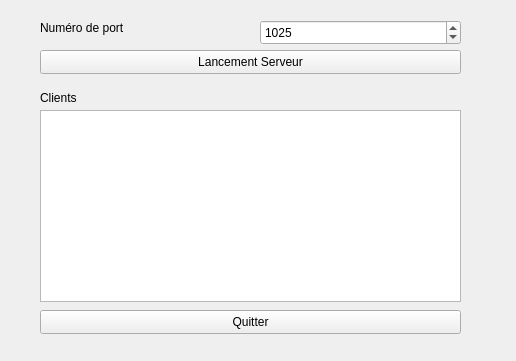
<?xml version="1.0" encoding="UTF-8"?>
<ui version="4.0">
 <class>serveurWidget</class>
 <widget class="QWidget" name="serveurWidget">
  <property name="geometry">
   <rect>
    <x>0</x>
    <y>0</y>
    <width>516</width>
    <height>361</height>
   </rect>
  </property>
  <property name="windowTitle">
   <string>serveurWidgetMultiClient</string>
  </property>
  <widget class="QLabel" name="labelNbPort">
   <property name="geometry">
    <rect>
     <x>40</x>
     <y>20</y>
     <width>111</width>
     <height>16</height>
    </rect>
   </property>
   <property name="text">
    <string>Numéro de port</string>
   </property>
  </widget>
  <widget class="QListWidget" name="listWidget">
   <property name="geometry">
    <rect>
     <x>40</x>
     <y>110</y>
     <width>421</width>
     <height>192</height>
    </rect>
   </property>
  </widget>
  <widget class="QPushButton" name="pushButtonlancer">
   <property name="geometry">
    <rect>
     <x>40</x>
     <y>50</y>
     <width>421</width>
     <height>24</height>
    </rect>
   </property>
   <property name="text">
    <string>Lancement Serveur</string>
   </property>
  </widget>
  <widget class="QLabel" name="label_client">
   <property name="geometry">
    <rect>
     <x>40</x>
     <y>90</y>
     <width>58</width>
     <height>16</height>
    </rect>
   </property>
   <property name="text">
    <string>Clients</string>
   </property>
  </widget>
  <widget class="QPushButton" name="pushButton_quitter">
   <property name="geometry">
    <rect>
     <x>40</x>
     <y>310</y>
     <width>421</width>
     <height>24</height>
    </rect>
   </property>
   <property name="text">
    <string>Quitter</string>
   </property>
  </widget>
  <widget class="QSpinBox" name="spinBoxnbPort">
   <property name="geometry">
    <rect>
     <x>260</x>
     <y>20</y>
     <width>201</width>
     <height>25</height>
    </rect>
   </property>
   <property name="maximum">
    <number>20000</number>
   </property>
   <property name="value">
    <number>1025</number>
   </property>
  </widget>
 </widget>
 <resources/>
 <connections>
  <connection>
   <sender>pushButton_quitter</sender>
   <signal>clicked()</signal>
   <receiver>serveurWidget</receiver>
   <slot>close()</slot>
   <hints>
    <hint type="sourcelabel">
     <x>382</x>
     <y>325</y>
    </hint>
    <hint type="destinationlabel">
     <x>496</x>
     <y>303</y>
    </hint>
   </hints>
  </connection>
 </connections>
</ui>
